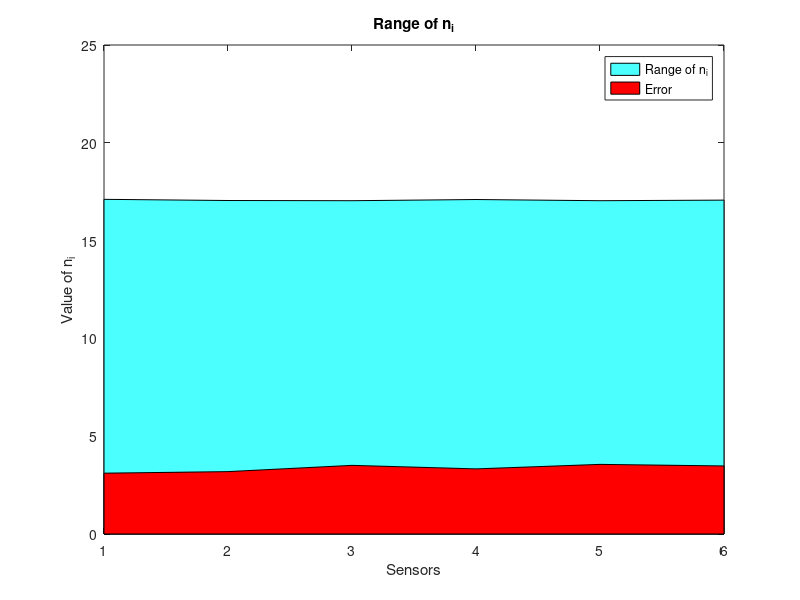

This figure's MATLAB source:
clf
load 100_M6_d3
area(mean(UB)-mean(LB),'facecolor',[0.3,1,1])
hold on
title('Range of n_i')
xlabel('Sensors')
ylabel('Value of n_i')
area(mean(error),'facecolor','r')
ylim([0,25])
legend('Range of n_i','Error')
xticks([1:6])